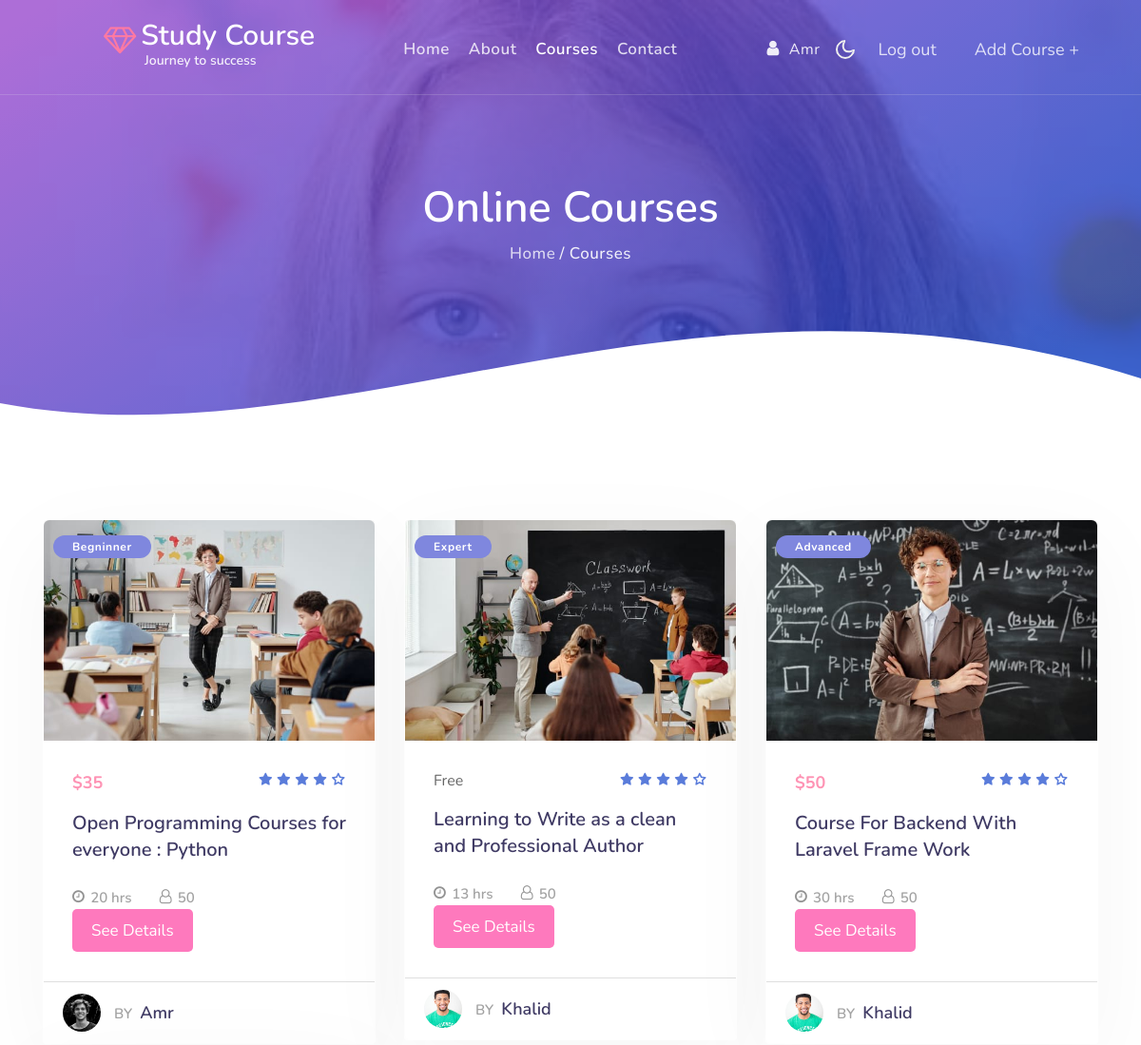
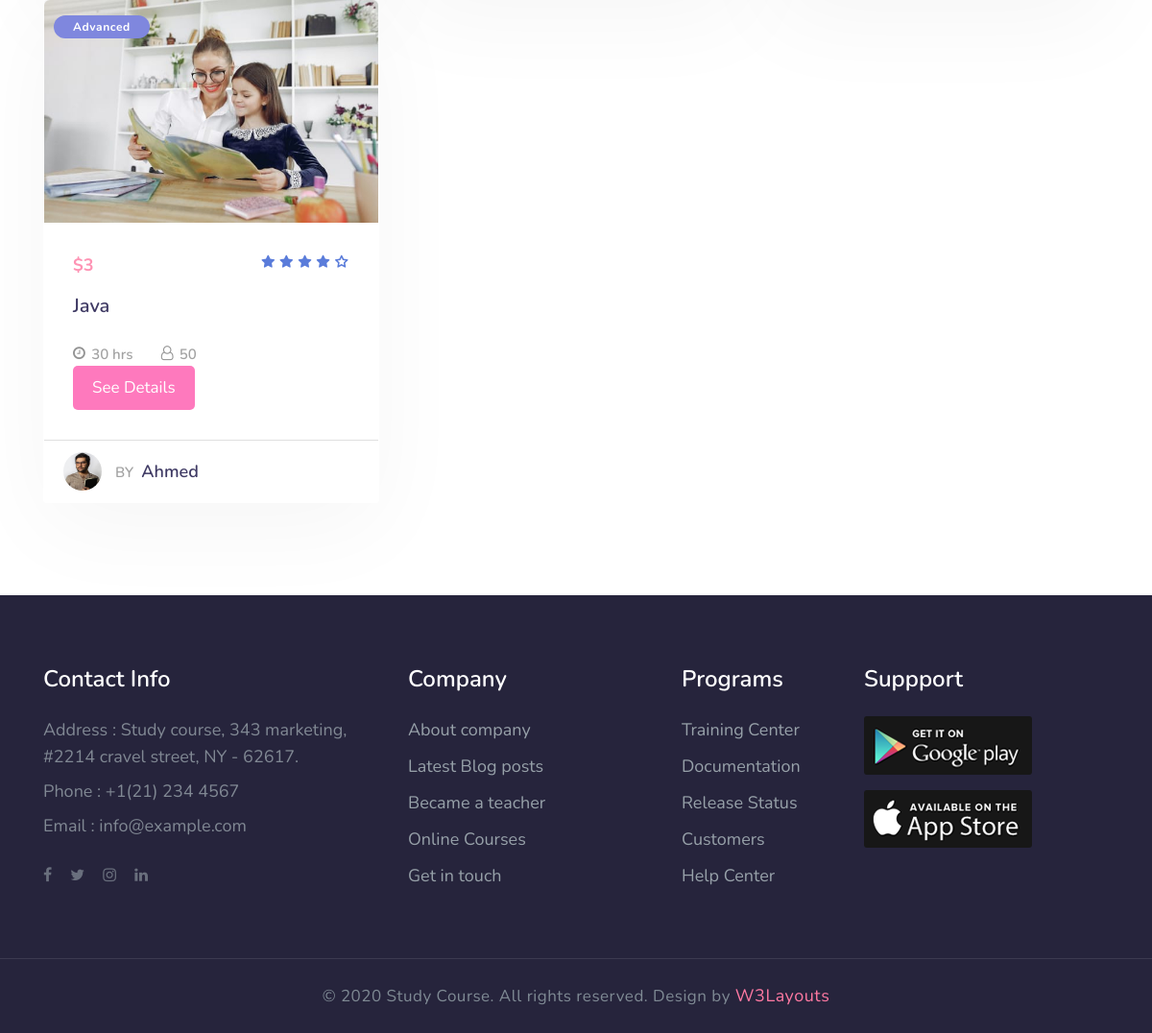
Screenshot of /courses.php (signed in) with the database file from the repository (2 pictures, top to bottom).
### tables this page shows
CREATE TABLE `course` (
  `id` int(11) NOT NULL,
  `name` varchar(255) NOT NULL,
  `description` text NOT NULL,
  `price` int(11) NOT NULL,
  `level` varchar(255) NOT NULL,
  `duration` int(11) NOT NULL,
  `teacher_id` int(11) NOT NULL,
  `img` varchar(255) DEFAULT NULL
);

CREATE TABLE `users` (
  `id` int(11) NOT NULL,
  `username` varchar(255) NOT NULL,
  `password` varchar(255) NOT NULL,
  `email` varchar(255) NOT NULL,
  `premission` tinyint(4) NOT NULL DEFAULT 0,
  `img` varchar(255) NOT NULL
);

### init.php (called while the page is built, shortened)
<?php
include_once("queries.php");
include_once("template/navbar.php");

### queries.php (called while the page is built, shortened)
<?php
$dsn = "mysql:host=localhost;dbname=courses";
$user = "root";
$pass = "";
$options = array(
    PDO::MYSQL_ATTR_INIT_COMMAND => 'SET NAMES UTF8',
);
try {
    $con = new PDO($dsn, $user, $pass, $options);
    $con->setAttribute(PDO::ATTR_ERRMODE, PDO::ERRMODE_EXCEPTION);
} catch (PDOException $e) {
    echo "Failed" . $e->getMessage();
}
function getData($cond)
{
    global $con;
    $stmt = $con->prepare("SELECT
                        course.* , users.username AS teacher_name , users.img AS avatar
                        FROM
                        course
                        INNER JOIN
                        users
                        ON
                        course.teacher_id = users.id
                        WHERE $cond");
    $stmt->execute();
    if ($stmt->rowCount() > 0) {
        $row = $stmt->fetchAll();
        return $row;
    } else {
        return "No Data Found";
    }
}

### courses.php (the view, shortened to what this page needs)
<?php
if (isset($_SESSION['user'])) {
  require_once("init.php");
?>
  <body>
    <section class="w3l-breadcrumb">
      <div class="breadcrumb-bg breadcrumb-bg-about py-5">
        <div class="container pt-lg-5 pt-3 p-lg-4 pb-3">
          <h2 class="title mt-5 pt-lg-5 pt-sm-3">Online Courses</h2>
          <ul class="breadcrumbs-custom-path pb-sm-5 pb-4 mt-2 text-center mb-md-5">
            <li><a href="index.html">Home</a></li>
            <li class="active"> / Courses </li>
          </ul>
        </div>
      </div>
      <div class="waveWrapper waveAnimation">
        <svg viewBox="0 0 500 150" preserveAspectRatio="none">
          <path d="M-5.07,73.52 C149.99,150.00 299.66,-102.13 500.00,49.98 L500.00,150.00 L0.00,150.00 Z" style="stroke: none;"></path>
        </svg>
      </div>
    </section>
    <section class="w3l-courses">
      <div class="blog pb-5" id="courses">
        <div class="container py-lg-5 py-md-4 py-2">
          <div class="row">
            <?php
            $row = getData("1");
            foreach ($row as $c) {
            ?>
              <div class="col-lg-4 col-md-6 item">
                <div class="card">
                  <div class="card-header p-0 position-relative">
                    <a href="#course-single" class="zoom d-block">
                      <img class="card-img-bottom d-block" src="<?php echo $c['img'] ?>" alt="Card image cap">
                    </a>
                    <div class="post-pos">
                      <a href="#reciepe" class="receipe blue"><?php echo $c['level'] ?></a>
                    </div>
                  </div>
                  <div class="card-body course-details">
                    <div class="price-review d-flex justify-content-between mb-1align-items-center">
                      <?php if ($c['price'] == 0) {
                        echo "Free";
                      } else {
                        echo "<p>$$c[price]</p>";
                      } ?>
                      <ul class="rating-star">
                        <li><span class="fa fa-star"></span></li>
                        <li><span class="fa fa-star"></span></li>
                        <li><span class="fa fa-star"></span></li>
                        <li><span class="fa fa-star"></span></li>
                        <li><span class="fa fa-star-o"></span></li>
                      </ul>
                    </div>
                    <a href="#course-single" class="course-desc"><?php echo $c['name'] ?>
                    </a>
                    <div class="course-meta mt-4">
                      <div class="meta-item course-lesson">
                        <span class="fa fa-clock-o"></span>
                        <span class="meta-value"> <?php echo $c['duration'] ?> hrs </span>
                      </div>
                      <div class="meta-item course-">
                        <span class="fa fa-user-o"></span>
                        <span class="meta-value"> 50 </span>
                      </div>
                      <div class="btn-parent">
                        <button><a href="special.php?courseid=<?php echo $c['id'] ?>">See Details</a></button>
                      </div>
                    </div>
                  </div>
                  <div class="card-footer">
                    <div class="author align-items-center">
                      <?php if ($c['avatar'] !== "") { ?>
                        <img src="<?php echo $c['avatar'] ?>" alt="" class="img-fluid rounded-circle">
                      <?php } else {
                        echo "No Image";
                      } ?>
                      <ul class="blog-meta">
                        <li>
                          <span class="meta-value mx-1">BY</span> <a href="#author"> <?php echo $c['teacher_name'] ?></a>
                        </li>
                      </ul>
                    </div>
                  </div>
                </div>
              </div>
            <?php } ?>
          </div>
    </section>
  <?php
} else {
  include("signupx.html");
}
  ?>

### template/navbar.php (shortened to what this page needs)
<header id="site-header" class="fixed-top">
  <div class="container">
    <nav class="navbar navbar-expand-lg navbar-dark stroke">
      <h1>
        <a class="navbar-brand" href="index.php">
          <span class="fa fa-diamond"></span>Study Course <span class="logo">Journey to success</span></a>
      </h1>
      <div class="collapse navbar-collapse" id="navbarTogglerDemo02">
        <ul class="navbar-nav mx-lg-auto">
          <li class="nav-item @@home__active">
            <a class="nav-link" href="index.php">Home <span class="sr-only">(current)</span></a>
          </li>
          <li class="nav-item @@about__active">
            <a class="nav-link" href="about.php">About</a>
          </li>
          <li class="nav-item active">
            <a class="nav-link" href="courses.php">Courses</a>
          </li>
          <li class="nav-item @@contact__active">
            <a class="nav-link" href="contact.php">Contact</a>
          </li>
        </ul>
        <div class="top-quote mr-lg-2 text-center">
          <?php
          if (!isset($_SESSION['user'])) {
            echo '<a href="signupx.html" class="btn login mr-2"><span class="fa fa-user"></span> login</a>';
          } else {
            echo '<a href="#" class="btn login mr-2"><span class="fa fa-user"></span><span class="username" style="margin: left 5px;">' .  $_SESSION['user']  . '</span></a>';
          }
          ?>
        </div>
      </div>
      <div class="mobile-position">
        <nav class="navigation">
          <div class="theme-switch-wrapper">
            <label class="theme-switch" for="checkbox">
              <div class="mode-container py-1">
                <i class="gg-moon"></i>
              </div>
            </label>
          </div>
        </nav>
      </div>
      <div class="search-right">
        <a href="logout.php">Log out</a>
      </div>
      <div class="search-right">
        <a href="addcourse.php">Add Course +</a>
      </div>
    </nav>
  </div>
</header>

### rows the page displays
course: img (picture), level "Begninner", price "35", name "Open Programming Courses for everyone : Python", duration "20", teacher.img (picture), teacher.username "Amr"
course: img (picture), level "Expert", price "Free", name "Learning to Write as a clean and Professional Author", duration "13", teacher.img (picture), teacher.username "Khalid"
course: img (picture), level "Advanced", price "50", name "Course For Backend With Laravel Frame Work", duration "30", teacher.img (picture), teacher.username "Khalid"
course: img (picture), level "Advanced", price "3", name "Java", duration "30", teacher.img (picture), teacher.username "Ahmed"

### other values shown
$_SESSION['user'] "Amr"
